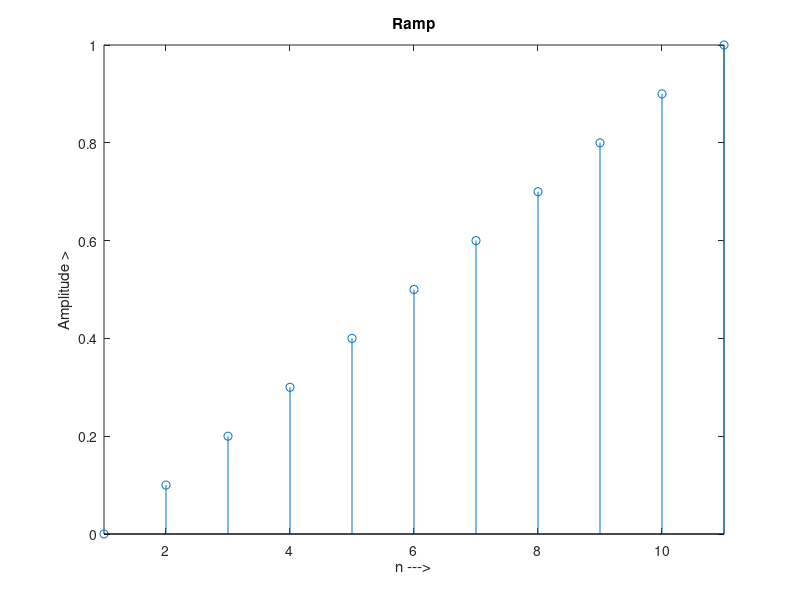

Source code (MATLAB):
clc;
clear all;
close all;
t_ramp = 0:0.1:1;
r = t_ramp;

stem(r);
axis tight;
xlabel('n --->'); 
ylabel('Amplitude >'); 
title('Ramp');
